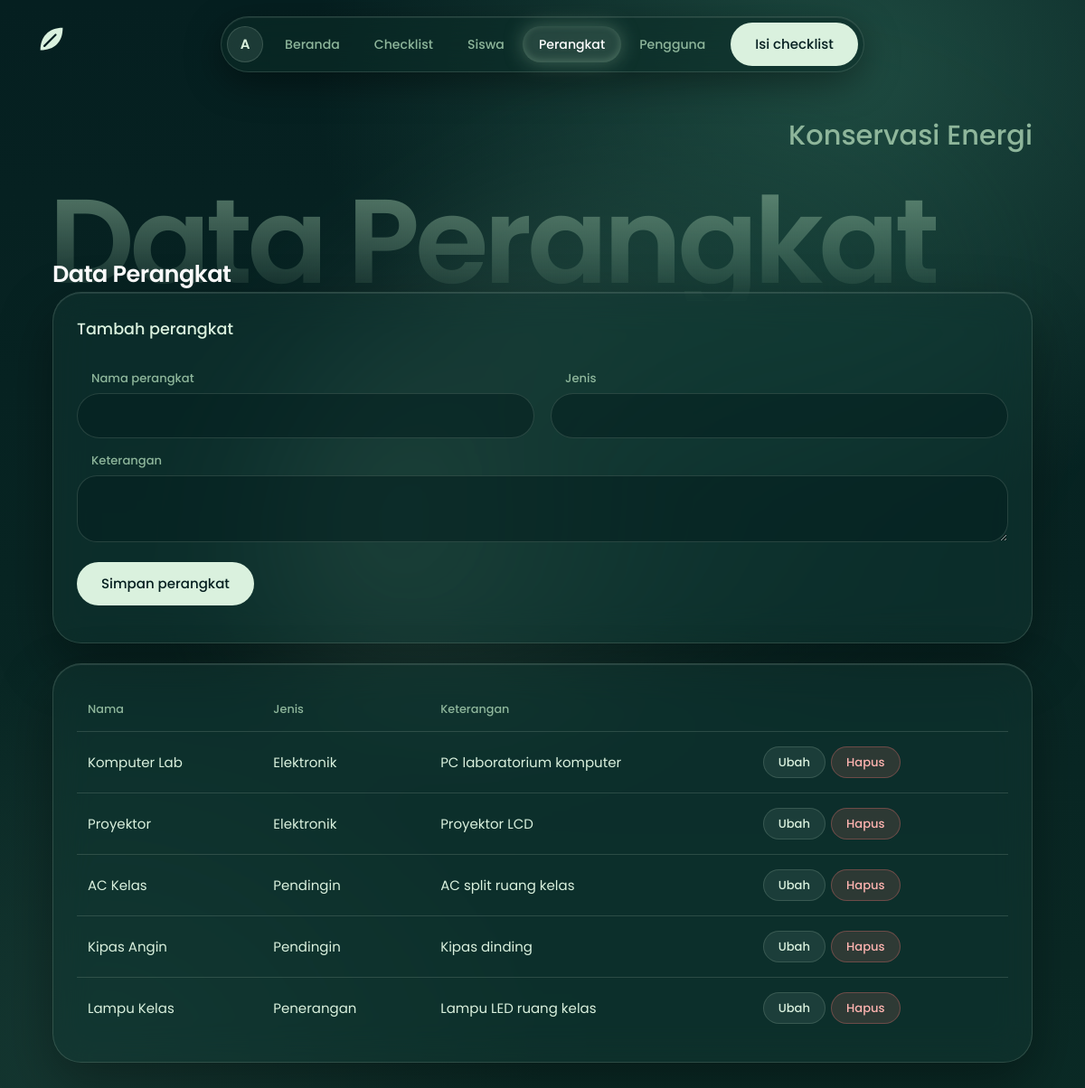
Page /perangkat.php (signed in) on the committed database.
### tables this page shows
CREATE TABLE `perangkat` (
  `id_perangkat` int(11) NOT NULL,
  `nama_perangkat` varchar(100) NOT NULL,
  `jenis` varchar(50) NOT NULL,
  `keterangan` text DEFAULT NULL
);

### config.php (called while the page is built, shortened)
<?php
try {
    $db = new mysqli(DB_HOST, DB_USER, DB_PASS, DB_NAME);
    $db->set_charset('utf8mb4');
} catch (mysqli_sql_exception $ex) {
    die('Koneksi database gagal. Periksa pengaturan di config.php. (' . htmlspecialchars($ex->getMessage()) . ')');
}
function e($s) { return htmlspecialchars((string)$s, ENT_QUOTES, 'UTF-8'); }
function q($sql, $types = '', $params = []) {
    global $db;
    $st = $db->prepare($sql);
    $st->execute();
    return $st;
}
function rows($sql, $types = '', $params = []) {
    return q($sql, $types, $params)->get_result()->fetch_all(MYSQLI_ASSOC);
}
function can(array $levels) {
    return !empty($_SESSION['user']) && in_array($_SESSION['user']['level'], $levels, true);
}

### perangkat.php (the view, shortened to what this page needs)
<?php
require 'config.php';
$edit = (can(['Admin']) && isset($_GET['edit'])) ? row('SELECT * FROM perangkat WHERE id_perangkat=?', 'i', [(int)$_GET['edit']]) : null;
$list = rows('SELECT * FROM perangkat ORDER BY jenis, nama_perangkat');
include 'includes/header.php';
?>
<h1>Data Perangkat</h1>
<?php if (can(['Admin'])): ?>
<div class="card">
  <h2><?= $edit ? 'Ubah perangkat' : 'Tambah perangkat' ?></h2>
  <form method="post"><?= csrf_field() ?>
    <div class="grid">
      <div><label for="np">Nama perangkat</label><input id="np" name="nama_perangkat" maxlength="100" required value="<?= e($edit['nama_perangkat'] ?? '') ?>"></div>
      <div><label for="jn">Jenis</label><input id="jn" name="jenis" maxlength="50" required value="<?= e($edit['jenis'] ?? '') ?>"></div>
    </div>
    <label for="ket">Keterangan</label><textarea id="ket" name="keterangan" rows="2"><?= e($edit['keterangan'] ?? '') ?></textarea>
    <p><button class="btn" type="submit">Simpan perangkat</button>
    <?php if ($edit): ?><a class="btn sec" href="perangkat.php">Batal</a><?php endif; ?></p>
  </form>
</div>
<?php endif; ?>
<div class="card scroll">
  <?php if (!$list): ?><p class="muted">Belum ada perangkat. Tambahkan lewat formulir di atas.</p><?php else: ?>
  <table><tr><th>Nama</th><th>Jenis</th><th>Keterangan</th><?php if (can(['Admin'])): ?><th></th><?php endif; ?></tr>
  <?php foreach ($list as $p): ?>
    <tr><td data-label="Nama"><?= e($p['nama_perangkat']) ?></td><td data-label="Jenis"><?= e($p['jenis']) ?></td><td data-label="Keterangan"><?= e($p['keterangan']) ?></td>
    <?php if (can(['Admin'])): ?><td data-label=""><a class="btn sm sec" href="perangkat.php?edit=<?= $p['id_perangkat'] ?>">Ubah</a>
      <form class="inline" method="post" onsubmit="return confirm('Hapus perangkat ini?')"><?= csrf_field() ?>
        <button class="btn sm del" type="submit">Hapus</button></form></td><?php endif; ?></tr>
  <?php endforeach; ?></table>
  <?php endif; ?>
</div>
<?php include 'includes/footer.php'; ?>

### assets/style.css (style rules this page uses)
:root { --bg:#051F20;--bg2:#0B2B26;--deep:#163832;--mid:#235347;--sage:#8EB69B;--mint:#DAF1DE; --ink:#DAF1DE;--muted:#8EB69B;--line:rgba(218,241,222,.15); --glass:rgba(22,56,50,.48);--soft:rgba(218,241,222,.06); --danger:#ffb4b0;--danger-bg:rgba(255,120,115,.14);--warn:#f2d27a; --r:32px; }
* { box-sizing:border-box }
html { color-scheme:dark;-webkit-text-size-adjust:100% }
body { margin:0;min-height:100vh;color:var(--ink);background:var(--bg);overflow-x:hidden; font:15px/1.6 "Poppins","Segoe UI",system-ui,-apple-system,sans-serif;-webkit-tap-highlight-color:transparent }
body::before { content:"";position:fixed;inset:0;z-index:-2;background: radial-gradient(70% 55% at 78% 6%,rgba(35,83,71,.85),transparent 70%), radial-gradient(60% 50% at 8% 92%,rgba(22,56,50,.95),transparent 70%), linear-gradient(180deg,#051F20,#0B2B26) }
body::after { content:"";position:fixed;z-index:-1;width:70vmax;height:40vmax;left:50%;top:36%;margin:-20vmax 0 0 -26vmax;border-radius:50%;pointer-events:none; background:linear-gradient(120deg,rgba(142,182,155,.8),rgba(35,83,71,.6) 55%,transparent);filter:blur(80px);opacity:.42; transform:rotate(-28deg);animation:drift 18s ease-in-out infinite alternate }
a { color:var(--mint) }
h1 { font-size:1.6rem;font-weight:600;letter-spacing:-.02em;line-height:1.2;margin:0 0 4px;color:#fff }
h2 { font-size:1.1rem;font-weight:500;margin:0 0 16px }
.inline { display:inline }
.card { position:relative;background:var(--glass);border:1px solid var(--line);border-radius:var(--r);padding:26px;margin-bottom:22px; backdrop-filter:blur(20px) saturate(1.2);-webkit-backdrop-filter:blur(20px) saturate(1.2);box-shadow:0 24px 60px rgba(0,0,0,.35),inset 0 1px 0 rgba(255,255,255,.10) }
.scroll { overflow-x:auto }
table { width:100%;border-collapse:collapse }
th,td { text-align:left;padding:14px 12px;border-bottom:1px solid var(--line);vertical-align:middle }
th { color:var(--muted);font-weight:500;font-size:.8rem;white-space:nowrap }
tr:last-child td { border-bottom:0 }
td .btn { margin:2px 2px 2px 0 }
label { display:block;font-size:.82rem;font-weight:500;color:var(--sage);margin:14px 0 6px 16px }
input,select,textarea { width:100%;padding:12px 20px;border:1px solid var(--line);border-radius:999px;font:inherit;color:var(--ink);background:rgba(5,31,32,.55);transition:border-color .15s,box-shadow .15s }
textarea { border-radius:22px;resize:vertical }
input::placeholder,textarea::placeholder { color:#6f9a80 }
.grid { display:grid;grid-template-columns:repeat(auto-fit,minmax(200px,1fr));gap:0 18px }
.btn { position:relative;overflow:hidden;display:inline-flex;align-items:center;justify-content:center;gap:8px;border:1px solid transparent;border-radius:999px;padding:11px 26px; font:inherit;font-weight:500;cursor:pointer;text-decoration:none;color:#051F20;background:var(--mint);transition:background .15s,box-shadow .2s,transform .12s }
.btn.sec { background:rgba(218,241,222,.08);color:var(--mint);border-color:var(--line) }
.btn.del { background:var(--danger-bg);color:var(--danger);border-color:rgba(255,120,115,.3) }
.btn.sm { padding:6px 16px;font-size:.82rem }
.content>* { animation:enter .5s cubic-bezier(.2,.7,.2,1) both }
.content>:nth-child(2) { animation-delay:.06s }
.content>:nth-child(3) { animation-delay:.12s }

### rows in the picture
perangkat: nama_perangkat "Komputer Lab", jenis "Elektronik", keterangan "PC laboratorium komputer"
perangkat: nama_perangkat "Proyektor", jenis "Elektronik", keterangan "Proyektor LCD"
perangkat: nama_perangkat "AC Kelas", jenis "Pendingin", keterangan "AC split ruang kelas"
perangkat: nama_perangkat "Kipas Angin", jenis "Pendingin", keterangan "Kipas dinding"
perangkat: nama_perangkat "Lampu Kelas", jenis "Penerangan", keterangan "Lampu LED ruang kelas"

### other values in the picture
$ini "A"
$label "Beranda Checklist Siswa Perangkat Pengguna"
